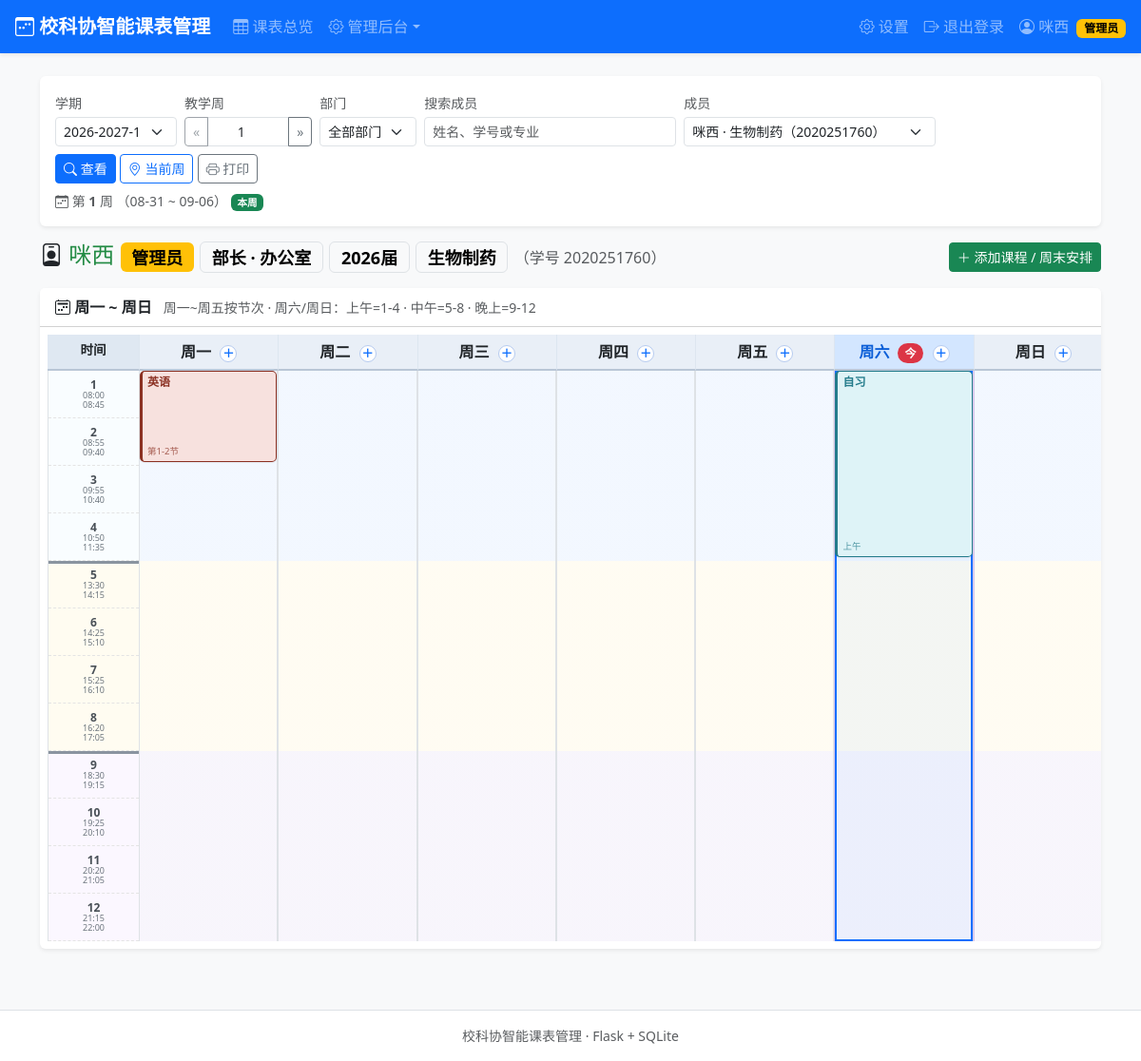
The page /schedule (signed in) on the database its author committed.
### tables this page shows
CREATE TABLE users (
        id            INTEGER PRIMARY KEY AUTOINCREMENT,
        student_id    TEXT NOT NULL UNIQUE,
        password_hash TEXT NOT NULL,
        name          TEXT NOT NULL,
        identity      TEXT NOT NULL,               -- 主席/部长/干事
        department    TEXT,                        -- 主席可以为空
        cohort        INTEGER NOT NULL,            -- 届数，如 2026
        role          TEXT NOT NULL DEFAULT 'member',  -- admin/member
        created_at    TEXT NOT NULL
    , major TEXT NOT NULL DEFAULT '');

CREATE TABLE courses (
        id            INTEGER PRIMARY KEY AUTOINCREMENT,
        user_id       INTEGER NOT NULL REFERENCES users(id)    ON DELETE CASCADE,
        semester_id   INTEGER NOT NULL REFERENCES semesters(id) ON DELETE CASCADE,
        name          TEXT NOT NULL,
        day           INTEGER NOT NULL,            -- 1-7 (周一..周日)
        start_period  INTEGER,                     -- 周一~周五 用节次
        end_period    INTEGER,
        weekend_slot  TEXT,                        -- 周六/周日 用时段 morning/noon/evening
        start_week    INTEGER NOT NULL,
        end_week      INTEGER NOT NULL,
        week_type     TEXT NOT NULL DEFAULT 'all', -- all/odd/even
        created_at    TEXT NOT NULL
    );

### app.py (the view)
@app.route("/schedule")
@login_required
def schedule():
    me = get_current_user()
    semester = resolve_semester(request.args.get("semester_id", type=int))
    total_weeks = semester["total_weeks"] if semester else 0
    week = request.args.get("week", type=int)
    if semester is None:
        week = 1
    elif not week or week < 1:
        week = current_week(semester)
    elif week > total_weeks:
        week = total_weeks
    target_id = request.args.get("user", type=int)
    target = None
    if target_id:
        target = query_one("SELECT * FROM users WHERE id = ?", (target_id,))
    if target is None:
        target = me
        target_id = me["id"]
    manageable = (me["role"] == "admin") or (target_id == me["id"])
    member_search = (request.args.get("member_search") or "").strip()
    if member_search:
        like = f"%{member_search}%"
        members = query(
            "SELECT * FROM users WHERE name LIKE ? OR student_id LIKE ? OR major LIKE ? "
            "ORDER BY name ASC, student_id ASC",
            (like, like, like),
        )
    else:
        members = query("SELECT * FROM users ORDER BY name ASC, student_id ASC")
    departments = DEPARTMENTS + ["无部门"]
    grid_layout = {d: [] for d in range(1, 8)}
    if semester:
        rows = query(
            "SELECT * FROM courses WHERE user_id=? AND semester_id=?",
            (target_id, semester["id"]),
        )
        for r in rows:
            if not course_in_week(r, week):
                continue
            d = r["day"]
            if d <= 5 and r["start_period"]:
                grid_layout[d].append(dict(r))
            elif d >= 6 and r["weekend_slot"] in WEEKEND_SLOT_BLOCKS:
                b = WEEKEND_SLOT_BLOCKS[r["weekend_slot"]]
                it = dict(r)
                it["start_period"] = b[0]
                it["end_period"] = b[1]
                grid_layout[d].append(it)
    for d in range(1, 8):
        grid_layout[d] = layout_day(grid_layout[d])
    today_col = None
    current_week_no = 1
    week_start = week_end = None
    if semester:
        current_week_no = current_week(semester)
        wstart = parse_date(semester["start_date"])
        if wstart:
            ws = wstart + timedelta(days=(week - 1) * 7)
            week_start = ws
            week_end = ws + timedelta(days=6)
            today = date.today()
            if ws.toordinal() <= today.toordinal() <= week_end.toordinal():
                today_col = (today.isoweekday() % 7) or 7
    return render_template(
        "schedule.html",
        me=me,
        target=target,
        target_color=stable_color(target["name"] + "-" + str(target["id"]))[1],
        members=members,
        member_search=member_search,
        departments=departments,
        semester=semester,
        semesters=query("SELECT * FROM semesters ORDER BY id DESC"),
        week=week,
        total_weeks=total_weeks,
        grid_layout=grid_layout,
        course_style=course_style,
        manageable=manageable,
        today_col=today_col,
        today_marker=date.today().isoformat(),
        current_week_no=current_week_no,
        week_start=week_start,
        week_end=week_end,
        row_h=ROW_H,
        WEEK_NAMES=WEEK_NAMES,
        WEEKEND_SLOTS=WEEKEND_SLOTS,
        period_times=PERIOD_TIMES,
    )

### templates/schedule.html (shortened to what this page needs)
{% extends "base.html" %}
{% macro su(sem, w, u) -%}
  {{ url_for('schedule',
     semester_id=(sem if sem is not none else (semester.id if semester else none)),
     week=(w if w is not none else week),
    user=(u if u is not none else target.id),
    member_search=member_search) }}
{%- endmacro %}
{% block content %}
<div class="card shadow-sm mb-3 d-print-none">
  <div class="card-body py-3">
    <form method="get" action="{{ url_for('schedule') }}" id="scheduleFilterForm" class="row g-2 align-items-end">
      <div class="col-auto">
        <label class="form-label small mb-1 text-muted">学期</label>
        <select class="form-select form-select-sm" name="semester_id" id="semesterSelect">
          {% for s in semesters %}
          <option value="{{ s.id }}" {% if semester and s.id == semester.id %}selected{% endif %}>{{ s.name }}</option>
          {% endfor %}
        </select>
      </div>
      <div class="col-auto">
        <label class="form-label small mb-1 text-muted">教学周</label>
        <div class="input-group input-group-sm">
          <a class="btn btn-outline-secondary {{ 'disabled' if week <= 1 }}"
             href="{{ su(semester.id if semester else none, week-1, none) }}">«</a>
          <input type="number" class="form-control text-center" style="width:86px" name="week" id="weekInput"
                 value="{{ week }}" min="1" max="{{ total_weeks or 1 }}">
          <a class="btn btn-outline-secondary {{ 'disabled' if week >= total_weeks }}"
             href="{{ su(semester.id if semester else none, week+1, none) }}">»</a>
        </div>
      </div>
      <div class="col-auto">
        <label class="form-label small mb-1 text-muted">部门</label>
        <select class="form-select form-select-sm" id="deptFilter">
          <option value="all">全部部门</option>
        </select>
      </div>
      <div class="col-md-3">
        <label class="form-label small mb-1 text-muted">搜索成员</label>
        <input class="form-control form-control-sm" type="search" name="member_search"
               value="{{ member_search }}" placeholder="姓名、学号或专业">
      </div>
      <div class="col-md-3">
        <label class="form-label small mb-1 text-muted">成员</label>
        <select class="form-select form-select-sm" name="user" id="memberSelect">
          {% for m in members %}
          <option value="{{ m.id }}" data-dept="{{ m.department or '' }}"
                  {% if m.id == target.id %}selected{% endif %}>{{ m.name }}{% if m.major %} · {{ m.major }}{% endif %}（{{ m.student_id }}）</option>
          {% endfor %}
        </select>
      </div>
      <div class="col-auto">
        <button class="btn btn-sm btn-primary" type="submit"><i class="bi bi-search"></i> 查看</button>
        <a class="btn btn-sm btn-outline-primary" href="{{ su(semester.id if semester else none, current_week_no, target.id) }}"
           title="回到系统日期计算的当前周"><i class="bi bi-geo-alt"></i> 当前周</a>
        <a class="btn btn-sm btn-outline-secondary" href="javascript:window.print()"><i class="bi bi-printer"></i> 打印</a>
      </div>
    </form>
    {% if semester %}
    <div class="mt-2 small text-muted d-print-none">
      <i class="bi bi-calendar-week"></i> 第 <strong>{{ week }}</strong> 周
      {% if week_start %}（{{ week_start.strftime('%m-%d') }} ~ {{ week_end.strftime('%m-%d') }}）{% endif %}
      {% if week == current_week_no %}<span class="badge text-bg-success">本周</span>{% endif %}
    </div>
    {% endif %}
  </div>
</div>
<div class="d-flex flex-wrap align-items-center gap-2 mb-3">
  <h4 class="mb-0"><i class="bi bi-person-badge"></i>
    <span style="color:{{ target_color }}">{{ target.name }}</span>
  {% if target.role == 'admin' %}<span class="badge text-bg-warning align-middle">管理员</span>{% endif %}
    <span class="badge text-bg-light border align-middle">
      {{ target.identity }}
      {% if target.identity == '主席' %} <i class="bi bi-star-fill text-warning"></i>
      {% elif target.department %} · {{ target.department }}
      {% endif %}
    </span>
    <span class="badge text-bg-light border align-middle">{{ target.cohort }}届</span>
    {% if target.major %}<span class="badge text-bg-light border align-middle">{{ target.major }}</span>{% endif %}
    <span class="text-muted fs-6 fw-normal">（学号 {{ target.student_id }}）</span>
  </h4>
  <div class="ms-auto d-print-none">
    {% if manageable and semester %}
      <a class="btn btn-success btn-sm" href="{{ url_for('course_new', semester_id=semester.id, week=week, user=target.id) }}">
        <i class="bi bi-plus-lg"></i> 添加课程 / 周末安排
      </a>
    {% elif manageable and not semester %}
      <span class="text-muted small">需先由管理员创建学期，方可录入课程</span>
    {% endif %}
  </div>
</div>
{% if not semester %}
  <div class="alert alert-warning shadow-sm">
    <i class="bi bi-exclamation-triangle"></i> 尚未创建学期，请 <a href="{{ url_for('admin_semesters') }}" class="alert-link">管理员前往学期管理</a> 创建并激活学期。
  </div>
{% else %}
<div class="card shadow-sm mb-3">
  <div class="card-header bg-white py-2">
    <strong><i class="bi bi-calendar2-week"></i> 周一 ~ 周日</strong>
    <span class="text-muted small ms-2">周一~周五按节次 · 周六/周日：上午=1-4 · 中午=5-8 · 晚上=9-12</span>
  </div>
  <div class="card-body p-2 overflow-auto">
    {% set has_any = grid_layout[1] or grid_layout[2] or grid_layout[3] or grid_layout[4] or grid_layout[5]
                     or grid_layout[6] or grid_layout[7] %}
    {% if not has_any %}
      <div class="text-center text-muted py-4">
        <i class="bi bi-inbox" style="font-size:2rem"></i>
        <p class="mb-0 mt-2">本周（第{{ week }}周）没有任何课程 / 安排记录</p>
      </div>
    {% else %}
    <div class="tt-grid">
      <div class="tt-head time-head">时间</div>
      {% for d in range(1, 8) %}
      <div class="tt-head day-head {{ 'today' if today_col == d else '' }}">{{ WEEK_NAMES[d] }}
        {% if today_col == d %}<span class="badge text-bg-danger rounded-pill ms-1">今</span>{% endif %}
        {% if manageable and semester %}
          <a class="tt-add d-print-none" href="{{ url_for('course_new', semester_id=semester.id, week=week, user=target.id, day=d) }}"
             title="在{{ WEEK_NAMES[d] }}添加">＋</a>
        {% endif %}
      </div>
      {% endfor %}
      <div class="tt-axis" style="height:{{ 12*row_h }}px">
        {% for sec, label in [('morning','上午'),('afternoon','下午'),('evening','晚上')] %}
          {% set lo = {'morning':1,'afternoon':5,'evening':9}[sec] %}
          {% set hi = {'morning':4,'afternoon':8,'evening':12}[sec] %}
          <div class="axis-sec sec-{{ sec }}">
            {% for p in range(lo, hi+1) %}
            <div class="axis-cell">
              <span class="ax-no">{{ p }}</span>
              <span class="ax-time">{{ period_times[p][0] }}<br>{{ period_times[p][1] }}</span>
            </div>
            {% endfor %}
          </div>
        {% endfor %}
      </div>
      {% for d in range(1, 8) %}
      <div class="tt-col {{ 'today' if today_col == d else '' }} {{ 'is-weekend' if d >= 6 else '' }}"
           style="height:{{ 12*row_h }}px">
        {% for cell in grid_layout[d] %}
          {% set r = cell.item %}
          {% if r.weekend_slot %}
            {% set sub = WEEKEND_SLOTS[r.weekend_slot] %}
          {% else %}
            {% set sub = '第%d-%d节'|format(r.start_period, r.end_period) if r.start_period != r.end_period else '第%d节'|format(r.start_period) %}
          {% endif %}
          <div class="tt-item {{ 'tt-item-weekend' if r.weekend_slot else '' }}"
               style="top:{{ cell.top }}px;height:{{ cell.height }}px;left:{{ cell.left }}%;width:{{ cell.width }}%;
                      {{ course_style(r) }}"
               title="{{ r.name }} · {{ sub }} · {{ week_text(r.start_week, r.end_week, r.week_type) }}">
            <div class="ti-body">
              <div class="ti-name">{{ r.name }}</div>
              <div class="ti-sub">{{ sub }}</div>
            </div>
          </div>
        {% endfor %}
      </div>
      {% endfor %}
    </div>
    {% endif %}
  </div>
</div>
{% endif %}
{% endblock %}

### rows shown on the page
users: name "咪西", identity "部长", department "办公室", cohort "2026", major "生物制药", student_id "2020251760"
courses: name "英语"
courses: name "自习"

### other values the page prints
{{ session.get('name') }} "咪西"
{{ week }} "1"
{{ week_start.strftime('%m-%d') }} "08-31"
{{ week_end.strftime('%m-%d') }} "09-06"
{{ WEEK_NAMES[d] }} "周一" "周二" "周三" "周四" "周五" "周六" "周日"
{{ p }} "1" "2" "3" "4" "5" "6" "7" "8" "9" "10" "11" "12"
{{ period_times[p][0] }} "08:00" "08:55" "09:55" "10:50" "13:30" "14:25" "15:25" "16:20" "18:30" "19:25" "20:20" "21:15"
{{ period_times[p][1] }} "08:45" "09:40" "10:40" "11:35" "14:15" "15:10" "16:10" "17:05" "19:15" "20:10" "21:05" "22:00"
{{ sub }} "第1-2节" "上午"
form field semester_id "2026-2027-1"
form field user "咪西 · 生物制药（2020251760）"
